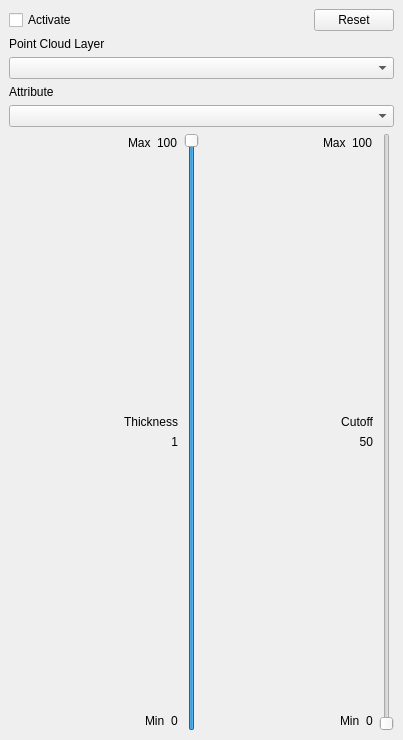
<?xml version="1.0" encoding="UTF-8"?>
<ui version="4.0">
 <class>pcFilterSliderDockWidgetBase</class>
 <widget class="QDockWidget" name="pcFilterSliderDockWidgetBase">
  <property name="geometry">
   <rect>
    <x>0</x>
    <y>0</y>
    <width>403</width>
    <height>740</height>
   </rect>
  </property>
  <property name="windowTitle">
   <string>Point Cloud Filter Slider</string>
  </property>
  <widget class="QWidget" name="dockWidgetContents">
   <layout class="QGridLayout" name="gridLayout">
    <item row="3" column="0">
     <layout class="QVBoxLayout" name="verticalLayout">
      <item>
       <widget class="QLabel" name="lblPointCloudLayer">
        <property name="text">
         <string>Point Cloud Layer</string>
        </property>
       </widget>
      </item>
      <item>
       <widget class="QComboBox" name="cmbPointCloudLayer"/>
      </item>
      <item>
       <widget class="QLabel" name="lblAttribute">
        <property name="text">
         <string>Attribute</string>
        </property>
       </widget>
      </item>
      <item>
       <widget class="QComboBox" name="cmbAttribute"/>
      </item>
      <item>
       <layout class="QHBoxLayout" name="horizontalLayout_2">
        <item>
         <layout class="QVBoxLayout" name="verticalLayout_5">
          <item>
           <layout class="QHBoxLayout" name="horizontalLayout_5">
            <item>
             <spacer name="horizontalSpacer">
              <property name="orientation">
               <enum>Qt::Horizontal</enum>
              </property>
              <property name="sizeHint" stdset="0">
               <size>
                <width>40</width>
                <height>20</height>
               </size>
              </property>
             </spacer>
            </item>
            <item>
             <widget class="QLabel" name="lblMaxThickness">
              <property name="text">
               <string>Max</string>
              </property>
             </widget>
            </item>
            <item>
             <widget class="QLabel" name="lblMaxThicknessValue">
              <property name="text">
               <string>100</string>
              </property>
             </widget>
            </item>
           </layout>
          </item>
          <item>
           <spacer name="verticalSpacer_3">
            <property name="orientation">
             <enum>Qt::Vertical</enum>
            </property>
            <property name="sizeHint" stdset="0">
             <size>
              <width>20</width>
              <height>40</height>
             </size>
            </property>
           </spacer>
          </item>
          <item>
           <layout class="QHBoxLayout" name="horizontalLayout_9">
            <item>
             <spacer name="horizontalSpacer_2">
              <property name="orientation">
               <enum>Qt::Horizontal</enum>
              </property>
              <property name="sizeHint" stdset="0">
               <size>
                <width>40</width>
                <height>20</height>
               </size>
              </property>
             </spacer>
            </item>
            <item>
             <layout class="QVBoxLayout" name="verticalLayout_2">
              <item>
               <widget class="QLabel" name="lblSliceThickness">
                <property name="text">
                 <string>Thickness</string>
                </property>
                <property name="alignment">
                 <set>Qt::AlignRight|Qt::AlignTrailing|Qt::AlignVCenter</set>
                </property>
               </widget>
              </item>
              <item>
               <widget class="QLabel" name="lblThickness">
                <property name="text">
                 <string>1</string>
                </property>
                <property name="alignment">
                 <set>Qt::AlignRight|Qt::AlignTrailing|Qt::AlignVCenter</set>
                </property>
               </widget>
              </item>
             </layout>
            </item>
           </layout>
          </item>
          <item>
           <spacer name="verticalSpacer_4">
            <property name="orientation">
             <enum>Qt::Vertical</enum>
            </property>
            <property name="sizeHint" stdset="0">
             <size>
              <width>20</width>
              <height>40</height>
             </size>
            </property>
           </spacer>
          </item>
          <item>
           <layout class="QHBoxLayout" name="horizontalLayout_6">
            <item>
             <spacer name="horizontalSpacer_5">
              <property name="orientation">
               <enum>Qt::Horizontal</enum>
              </property>
              <property name="sizeHint" stdset="0">
               <size>
                <width>40</width>
                <height>20</height>
               </size>
              </property>
             </spacer>
            </item>
            <item>
             <widget class="QLabel" name="lblMinThickness">
              <property name="text">
               <string>Min</string>
              </property>
             </widget>
            </item>
            <item>
             <widget class="QLabel" name="lblMinThicknessValue">
              <property name="text">
               <string>0</string>
              </property>
             </widget>
            </item>
           </layout>
          </item>
         </layout>
        </item>
        <item>
         <widget class="QSlider" name="sliderThickness">
          <property name="value">
           <number>99</number>
          </property>
          <property name="orientation">
           <enum>Qt::Vertical</enum>
          </property>
         </widget>
        </item>
        <item>
         <layout class="QVBoxLayout" name="verticalLayout_4">
          <item>
           <layout class="QHBoxLayout" name="horizontalLayout_3">
            <item>
             <spacer name="horizontalSpacer_4">
              <property name="orientation">
               <enum>Qt::Horizontal</enum>
              </property>
              <property name="sizeHint" stdset="0">
               <size>
                <width>40</width>
                <height>20</height>
               </size>
              </property>
             </spacer>
            </item>
            <item>
             <widget class="QLabel" name="lblMaxCutoff">
              <property name="text">
               <string>Max</string>
              </property>
             </widget>
            </item>
            <item>
             <widget class="QLabel" name="lblMaxCutoffValue">
              <property name="text">
               <string>100</string>
              </property>
             </widget>
            </item>
           </layout>
          </item>
          <item>
           <spacer name="verticalSpacer">
            <property name="orientation">
             <enum>Qt::Vertical</enum>
            </property>
            <property name="sizeHint" stdset="0">
             <size>
              <width>20</width>
              <height>40</height>
             </size>
            </property>
           </spacer>
          </item>
          <item>
           <layout class="QHBoxLayout" name="horizontalLayout_10">
            <item>
             <spacer name="horizontalSpacer_3">
              <property name="orientation">
               <enum>Qt::Horizontal</enum>
              </property>
              <property name="sizeHint" stdset="0">
               <size>
                <width>40</width>
                <height>20</height>
               </size>
              </property>
             </spacer>
            </item>
            <item>
             <layout class="QVBoxLayout" name="verticalLayout_3">
              <item>
               <widget class="QLabel" name="lblLowCutoff">
                <property name="text">
                 <string>Cutoff</string>
                </property>
                <property name="alignment">
                 <set>Qt::AlignRight|Qt::AlignTrailing|Qt::AlignVCenter</set>
                </property>
               </widget>
              </item>
              <item>
               <widget class="QLabel" name="lblCutoff">
                <property name="text">
                 <string>50</string>
                </property>
                <property name="alignment">
                 <set>Qt::AlignRight|Qt::AlignTrailing|Qt::AlignVCenter</set>
                </property>
               </widget>
              </item>
             </layout>
            </item>
           </layout>
          </item>
          <item>
           <spacer name="verticalSpacer_2">
            <property name="orientation">
             <enum>Qt::Vertical</enum>
            </property>
            <property name="sizeHint" stdset="0">
             <size>
              <width>20</width>
              <height>40</height>
             </size>
            </property>
           </spacer>
          </item>
          <item>
           <layout class="QHBoxLayout" name="horizontalLayout_4">
            <item>
             <spacer name="horizontalSpacer_6">
              <property name="orientation">
               <enum>Qt::Horizontal</enum>
              </property>
              <property name="sizeHint" stdset="0">
               <size>
                <width>40</width>
                <height>20</height>
               </size>
              </property>
             </spacer>
            </item>
            <item>
             <widget class="QLabel" name="lblMinCutoff">
              <property name="text">
               <string>Min</string>
              </property>
             </widget>
            </item>
            <item>
             <widget class="QLabel" name="lblStartValue">
              <property name="text">
               <string>0</string>
              </property>
             </widget>
            </item>
           </layout>
          </item>
         </layout>
        </item>
        <item>
         <widget class="QSlider" name="sliderCutoff">
          <property name="orientation">
           <enum>Qt::Vertical</enum>
          </property>
         </widget>
        </item>
       </layout>
      </item>
     </layout>
    </item>
    <item row="1" column="0">
     <layout class="QHBoxLayout" name="horizontalLayout_8">
      <item>
       <widget class="QCheckBox" name="chkActive">
        <property name="text">
         <string>Activate</string>
        </property>
       </widget>
      </item>
      <item>
       <spacer name="horizontalSpacer_9">
        <property name="orientation">
         <enum>Qt::Horizontal</enum>
        </property>
        <property name="sizeHint" stdset="0">
         <size>
          <width>40</width>
          <height>20</height>
         </size>
        </property>
       </spacer>
      </item>
      <item>
       <widget class="QPushButton" name="btnReset">
        <property name="text">
         <string>Reset</string>
        </property>
       </widget>
      </item>
     </layout>
    </item>
   </layout>
  </widget>
 </widget>
 <resources/>
 <connections/>
</ui>
